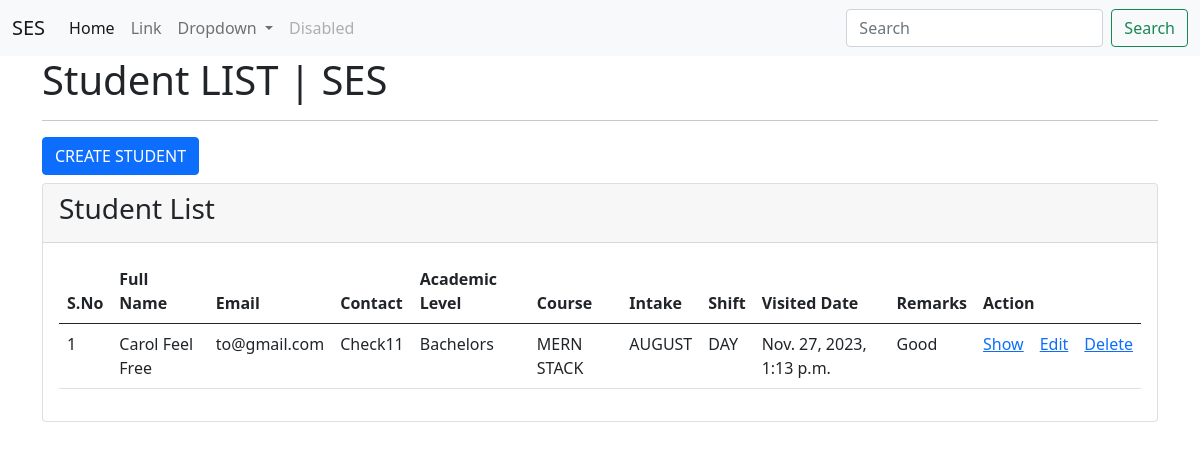
The page /ses/students/ on the database as committed earlier.
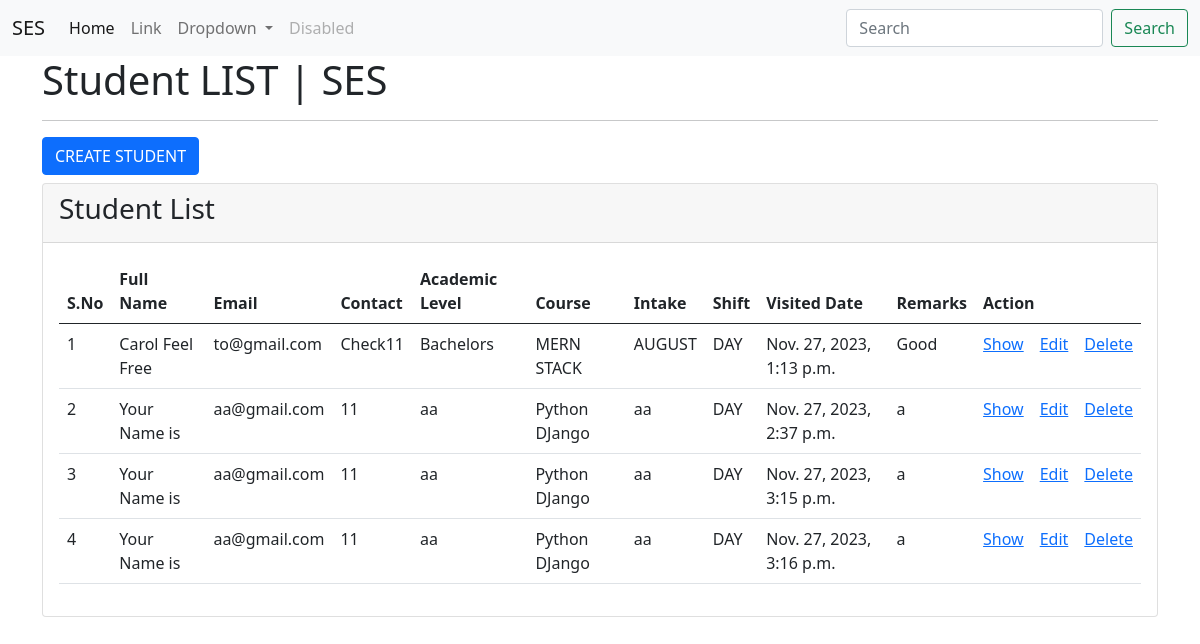
The same page on the database as committed later.
### studentMgmtApp/models.py (models this page shows, shortened)
class Student(models.Model):
    first_name = models.CharField(max_length=100)
    middle_name = models.CharField(max_length=100, null=True, blank=True)
    last_name = models.CharField(max_length=100)
    email = models.EmailField()
    contact = models.CharField(max_length=100)
    gender = models.CharField(max_length=100)
    blood_group = models.CharField(max_length=100)
    academic_level = models.CharField(max_length=200)
    academic_status = models.CharField(max_length=100)
    academic_org = models.CharField(max_length=200)
    academic_score = models.CharField(max_length=200, null=True, blank=True)
    course = models.ForeignKey(Course, on_delete=models.CASCADE)
    intake = models.CharField(max_length=200, null=True, blank=True)
    shift = models.CharField(max_length=100, null=True, blank=True)
    remarks = models.CharField(max_length=200)
    visited_at = models.DateTimeField(default=datetime.now())
    class Meta:
        db_table = "app_students"

class Course(models.Model):
    title = models.CharField(max_length=200)
    code = models.CharField(max_length=20)
    def __str__(self):
        return self.title
    class Meta:
        db_table = "app_courses"

### studentMgmtApp/views.py (the view)
# urls.py: path("students/", views.student_index, name="students.index"),
def student_index(request):
    std_list = Student.objects.all()
    context = {"std_list": std_list}
    return render(request, "students/index.html", context)

### studentMgmtApp/templates/students/index.html (shortened to what this page needs)
{% extends "layouts/base.html" %}
{% load static %}
{% block custom_css %}
<link rel="stylesheet" href="{% static 'css/style.css' %}">
{% endblock %}
{% block body_content %}
<div class="container">
    <h1>Student LIST | SES</h1>
    <hr>
    <a href="{% url 'students.create' %}" class="btn btn-primary mb-2">CREATE STUDENT</a>
    <div class="card">
        <div class="card-header">
            <h3>Student List</h3>
        </div>
        <div class="card-body">
            <table class="table table-hover">
                <thead>
                    <tr>
                        <th>S.No</th>
                        <th>Full Name</th>
                        <th>Email</th>
                        <th>Contact</th>
                        <th>Academic Level</th>
                        <th>Course</th>
                        <th>Intake</th>
                        <th>Shift</th>
                        <th>Visited Date</th>
                        <th>Remarks</th>
                        <th colspan="3">Action</th>
                    </tr>
                </thead>
                <tbody>
                    {% for val in std_list %}
                    <tr>
                        <td>{{ forloop.counter }}</td>
                        <td>{{ val.first_name }} {{ val.middle_name }} {{ val.last_name }}</td>
                        <td>{{ val.email }}</td>
                        <td>{{ val.contact }}</td>
                        <td>{{ val.academic_level }}</td>
                        <td>{{ val.course }}</td>
                        <td>{{ val.intake }}</td>
                        <td>{{ val.shift }}</td>
                        <td>{{ val.visited_at }}</td>
                        <td>{{ val.remarks }}</td>
                        <td><a href="{% url 'students.show' val.id %}">Show</a></td>
                        <td><a href="{% url 'students.edit' val.id %}">Edit</a></td>
                        <td><a href="{% url 'students.delete' val.id %}">Delete</a></td>
                    </tr>
                    {% endfor %}
                </tbody>
            </table>
        </div>
    </div>
</div>
{% endblock %}

### studentMgmtApp/templates/layouts/base.html (shortened to what this page needs)
{% load static %}
<!doctype html>
<html lang="en">
  <head>
    <link href="https://cdn.jsdelivr.net/npm/bootstrap@5.0.2/dist/css/bootstrap.min.css" rel="stylesheet">
    {% block custom_css %}
    {% endblock %}
  </head>
  <body>
    <nav class="navbar navbar-expand-lg navbar-light bg-light">
        <div class="container-fluid">
            <a class="navbar-brand" href="#">SES</a>
            <div class="collapse navbar-collapse" id="navbarSupportedContent">
                <ul class="navbar-nav me-auto mb-2 mb-lg-0">
                <li class="nav-item">
                    <a class="nav-link active" aria-current="page" href="#">Home</a>
                </li>
                <li class="nav-item">
                    <a class="nav-link" href="#">Link</a>
                </li>
                <li class="nav-item dropdown">
                    <a class="nav-link dropdown-toggle" href="#" id="navbarDropdown" role="button" data-bs-toggle="dropdown" aria-expanded="false">
                    Dropdown
                    </a>
                </li>
                <li class="nav-item">
                    <a class="nav-link disabled" href="#" tabindex="-1" aria-disabled="true">Disabled</a>
                </li>
                </ul>
                <form class="d-flex">
                <input class="form-control me-2" type="search" placeholder="Search" aria-label="Search">
                <button class="btn btn-outline-success" type="submit">Search</button>
                </form>
            </div>
        </div>
    </nav>
    {% block body_content %}
    {% endblock %}
  </body>
</html>

Rows that differ between the two databases and show on the page:
added Student: first_name "Your", middle_name "Name", last_name "is", email "aa@gmail.com", contact "11", academic_level "aa", course "Python DJango", intake "aa", shift "DAY", visited_at "Nov. 27, 2023, 2:37 p.m.", remarks "a"
added Student: first_name "Your", middle_name "Name", last_name "is", email "aa@gmail.com", contact "11", academic_level "aa", course "Python DJango", intake "aa", shift "DAY", visited_at "Nov. 27, 2023, 3:15 p.m.", remarks "a"
added Student: first_name "Your", middle_name "Name", last_name "is", email "aa@gmail.com", contact "11", academic_level "aa", course "Python DJango", intake "aa", shift "DAY", visited_at "Nov. 27, 2023, 3:16 p.m.", remarks "a"
